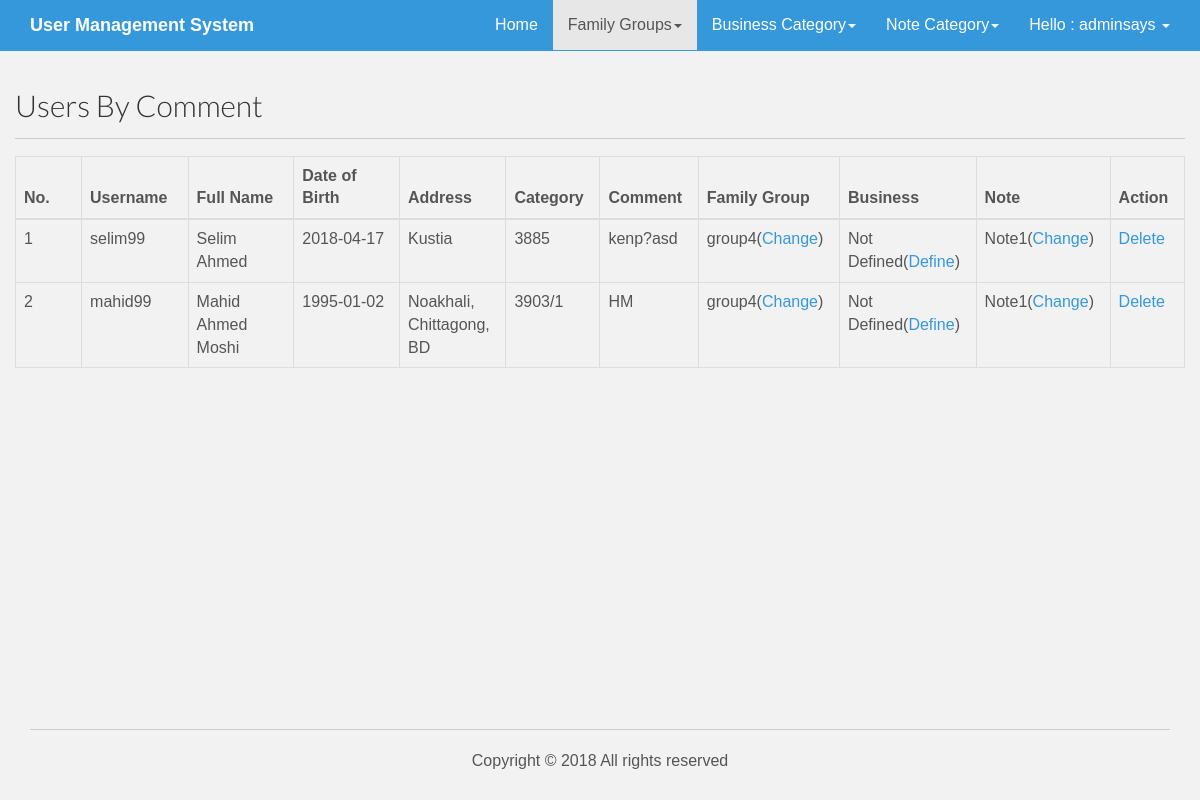
Screenshot of /admin/usersbygroup.php?id=4 (signed in) with the database file from the repository.
### tables this page shows
CREATE TABLE `tbl_users` (
  `id` int(16) NOT NULL,
  `username` varchar(255) NOT NULL,
  `password` varchar(255) NOT NULL,
  `first_name` varchar(255) NOT NULL,
  `surname` varchar(255) NOT NULL,
  `date_of_birth` varchar(255) NOT NULL,
  `address` varchar(255) NOT NULL,
  `category` varchar(256) NOT NULL,
  `comment` varchar(256) NOT NULL,
  `group_id` int(16) NOT NULL DEFAULT '0',
  `business_id` int(16) NOT NULL DEFAULT '0',
  `comment_id` int(16) NOT NULL DEFAULT '0'
);

CREATE TABLE `tbl_groups` (
  `id` int(16) NOT NULL,
  `name` varchar(255) NOT NULL
);

CREATE TABLE `tbl_comments` (
  `id` int(16) NOT NULL,
  `name` varchar(255) NOT NULL
);

### lib/Database.php (called while the page is built, shortened)
<?php
Class Database{
	public $host   = DB_HOST;
	public $user   = DB_USER;
	public $pass   = DB_PASS;
	public $dbname = DB_NAME;
	public $link;
	private function connectDB(){
	$this->link = new mysqli($this->host, $this->user, $this->pass, $this->dbname);
 }
	public function select($query){
		$result = $this->link->query($query) or die($this->link->error.__LINE__);
		if($result->num_rows > 0){
			return $result;
		} else {
			return false;
		}
	}
}

### admin/usersbygroup.php (the view, shortened to what this page needs)
<?php include 'inc/header.php'; ?>
    <div class="container">
      <div class="row">
        <h2>Users By Comment</h2><hr>
           <?php
   if (isset($_GET['id'])) {
      $id = $_GET['id'];
    }
  ?>
             <?php
          $query = "SELECT * from tbl_users WHERE group_id=$id order by id DESC";
          $users = $db->select($query);
          if($users){ ?>
            <table class="table table-bordered" id="example">
                <thead>
                  <tr>
                    <th width="5%">No.</th>
                    <th width="8%">Username</th>
                    <th width="8%">Full Name</th>
                    <th width="8%">Date of Birth</th>
                    <th width="5%">Address</th>
                    <th width="5%">Category</th>
                    <th width="5%">Comment</th>
                    <th width="5%">Family Group</th>
                    <th width="5%">Business</th>
                    <th width="5%">Note</th>
                    <th width="5%">Action</th>
                  </tr>
                </thead>
                <tbody>
                    <?php $i=0;
                      while ($result = $users->fetch_assoc()) { $i++; $userid=$result['id'];?>
                        <tr class="odd gradeX">
                          <td><?php echo $i; ?></td>
                          <td><?php echo $result['username']; ?></td>
                          <td><?php echo $result['first_name'].' '.$result['surname']; ?></td>
                          <td><?php echo $result['date_of_birth']; ?></td>
                          <td><?php echo $result['address']; ?></td>
                          <td><?php echo $result['category']; ?></td>
                          <td><?php echo $result['comment']; ?></td>
                          <td><?php
                          if($result['group_id']){
                            $id = $result['group_id'];
                $query = "select * from tbl_groups where id='$id'";
                $category = $db->select($query);
                if($category){
                while ($result2 = $category->fetch_assoc()) {
                  echo $result2['name'].'('."<a href='changegroup.php?groupid=$id&userid=$userid'>Change</a>".')';
                  }
                }
                          } else {
                            echo 'Not Defined'.'('."<a href='assigngroup.php?userid=$userid'>Define</a>".')';
                          }
                          ?></td>
                          <td><?php
                          if($result['business_id']){
                            $id = $result['business_id'];
                $query = "select * from tbl_business where id='$id'";
                $category = $db->select($query);
                if($category){
                while ($result2 = $category->fetch_assoc()) {
                  echo $result2['name'].'('."<a href='changebusiness.php?businessid=$id&userid=$userid'>Change</a>".')';
                  }
                }
                          } else {
                            echo 'Not Defined'.'('."<a href='assignbusiness.php?userid=$userid'>Define</a>".')';
                          }
                          ?></td>
                          <td><?php
                          if($result['comment_id']){
                            $id = $result['comment_id'];
                $query = "select * from tbl_comments where id='$id'";
                $category = $db->select($query);
                if($category){
                while ($result2 = $category->fetch_assoc()) {
                  echo $result2['name'].'('."<a href='changecomment.php?commentid=$id&userid=$userid'>Change</a>".')';
                  }
                }
                          } else {
                            echo 'Not Defined'.'('."<a href='assigncomment.php?userid=$userid'>Define</a>".')';
                          }
                          ?></td>
                          <td><a onclick="return confirm('Are you sure to delete');" href="?del=<?php echo $result2['id']; ?>">Delete</a></td>
                        <?php } ?>
                </tbody>
              </table>
               <?php
                    }else{
                      echo '<center><h2 style="color:red">No user request found...</h2></center>';
                    }
                     ?>
      </div>
    </div>
<?php include 'inc/footer.php'; ?>

### assets/css/main.css (style rules this page uses)
body { background-color: #f2f2f2; font-family: 'Lato', sans-serif; font-weight: 300; font-size: 16px; color: #555; -webkit-font-smoothing: antialiased; -webkit-overflow-scrolling: touch; }
h1, h2, h3, h4, h5, h6 { font-family: 'Lato', sans-serif; font-weight: 300; color: #333; }
a { color: #3498db; word-wrap: break-word; -webkit-transition: color 0.1s ease-in, background 0.1s ease-in; -moz-transition: color 0.1s ease-in, background 0.1s ease-in; -ms-transition: color 0.1s ease-in, background 0.1s ease-in; -o-transition: color 0.1s ease-in, background 0.1s ease-in; transition: color 0.1s ease-in, background 0.1s ease-in; }
a:before, a:after { -webkit-transition: color 0.1s ease-in, background 0.1s ease-in; -moz-transition: color 0.1s ease-in, background 0.1s ease-in; -ms-transition: color 0.1s ease-in, background 0.1s ease-in; -o-transition: color 0.1s ease-in, background 0.1s ease-in; transition: color 0.1s ease-in, background 0.1s ease-in; }
hr { display: block; height: 1px; border: 0; border-top: 1px solid #ccc; margin: 1em 0; padding: 0; }
html, body { margin:0; padding:0; height:100%; }

### admin/inc/header.php (style rules this page uses)
* { box-sizing: border-box; }
body { margin: 0; font-family: Arial, Helvetica, sans-serif; }

### rows the page displays
tbl_users: username "selim99", first_name "Selim", surname "Ahmed", date_of_birth "2018-04-17", address "Kustia", category "3885", comment "kenp?asd"
tbl_groups: name "group4"
tbl_comments: name "Note1"
tbl_users: username "mahid99", first_name "Mahid", surname "Ahmed Moshi", date_of_birth "1995-01-02", address "Noakhali, Chittagong, BD", category "3903/1", comment "HM"

### other values shown
Session::get('username') "adminsays"
